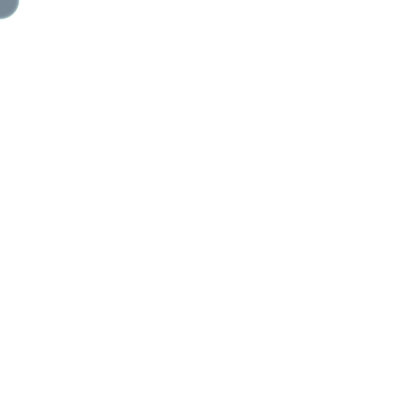
Frame 1 (no input)
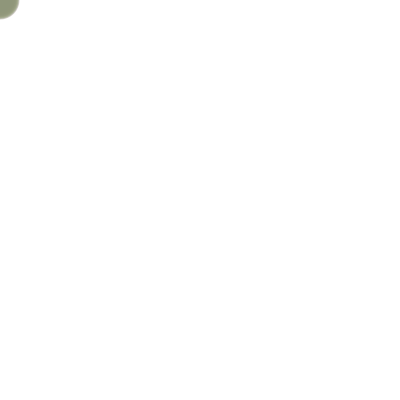
Frame 60 (the mouse pressed at the canvas centre just before this capture)
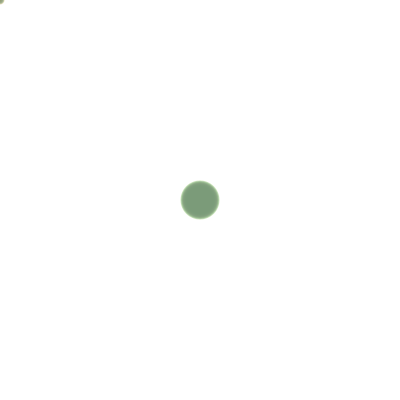
Frame 120 (the mouse held since frame 60 and released just before this capture)

The Processing sketch that drew these frames (run headless with seeded random() and noise(); from frame 60 on, the mouse is pressed at the canvas centre):

// Processing sketch: processing_9344
// ── processing_9344.pde

/**
 * Storing Input. 
 * 
 * Move the mouse across the screen to change the position
 * of the circles. The positions of the mouse are recorded
 * into an array and played back every frame. Between each
 * frame, the newest value are added to the end of each array
 * and the oldest value is deleted. 
 * 
 * Updated 27 February 2010.
 */
 
int num = 80;
float mx[] = new float[num];
float my[] = new float[num];

void setup() {
  size(400, 400);
  smooth();
  noStroke();
  colorMode(HSB);
  frameRate(30);
}

void draw() {
  background(255); 
  int which = frameCount % num;
  mx[which] = mouseX;
  my[which] = mouseY;
  
  for (int i = 0; i < num; i++) {

    int index = (which+1 + i) % num;
    fill(random(0,230),170,200,50); 
    ellipse(mx[index], my[index], i/2, i/2);
  }
}
